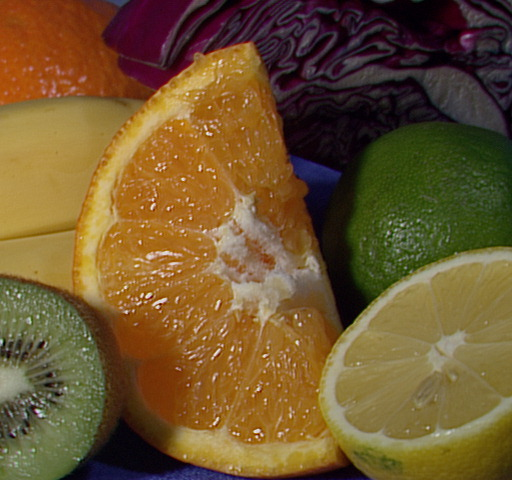
//> input picture fruits.jpg, 512 x 480 px
$ ./gray_trans ../fruits.jpg   (built with g++ and OpenCV 4)
//> lines starting //> are read from the running program, lines starting //| are printed output that depends on the picture
#include <iostream>
#include <cmath> // exp()

#include "opencv2/imgproc/imgproc.hpp"
#include "opencv2/highgui/highgui.hpp"

using namespace std;
using namespace cv;

Mat image;
Mat filtered_image;

// scaling factor for power low transformation
int g = 10;
// scaling factor for log transformation
int alpha = 100;


void power_law_transformation(int, void*)
{
    // normalizing constant to keep the value [0-255]
    float c = 255 / pow(255 + 1, g / 10.);

    // apply transformation function on each pixel in the image
    for (int row = 0; row < image.rows; row++) {
        for (int col = 0; col < image.cols; col++) {
            filtered_image.at<uchar>(row,col) = round(c * pow(image.at<uchar>(row,col) + 1, g / 10.));
        }
    }

    imshow("Power law transformation", filtered_image);
}


void log_transformation(int, void*)
{
    // scaling factor
    float scale = exp(alpha / 1000.0) - 1.0;

    // normalizing constant to keep the value [0-255]
    float c = 255 / log(1 + scale * 255);

    // apply transformation function on each pixel in the image
    for (int row = 0; row < image.rows; row++) {
        for (int col = 0; col < image.cols; col++) {
            filtered_image.at<uchar>(row,col) = round(c * log(1 + scale * image.at<uchar>(row,col)));
        }
    }

    imshow("Log transformation", filtered_image);
}


void negative_transformation(int, void*)
{
    // apply transformation function on each pixel in the image
    for (int row = 0; row < image.rows; row++) {
        for (int col = 0; col < image.cols; col++) {
            filtered_image.at<uchar>(row,col) = 255 - image.at<uchar>(row,col);
        }
    }

    imshow("Negative transformation", filtered_image);
}


int main(int argc, char const *argv[])
{
    if (argc != 2) {
        cout << "Usage: ./gray_trans image" << endl;

        return 1;
    }

    image = imread(argv[1], CV_LOAD_IMAGE_GRAYSCALE);
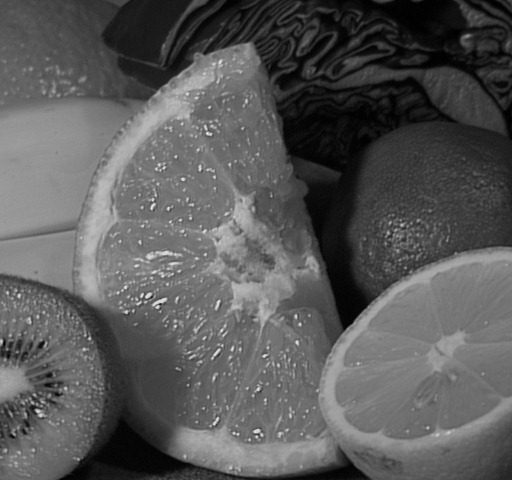
//> image: 480 rows x 512 cols, CV_8UC1; min 0, max 238, mean 88.7

    if (image.empty()) {
        cerr << "Error: Cannot read '" << argv[1] << "'" << endl;

        return 1;
    }

    filtered_image = Mat::zeros(image.size(), image.type());

    // create interactive scene
    namedWindow("Power law transformation", 1);
    createTrackbar("gamma", "Power law transformation", &g, 127, power_law_transformation);

    namedWindow("Log transformation", 1);
    createTrackbar("alpha", "Log transformation", &alpha, 1200, log_transformation);

    namedWindow("Negative transformation", 1);


    // initial rendering
    power_law_transformation(0, 0);
    log_transformation(0, 0);
//> after the loop in log_transformation, `for (int row = 0; row < image.rows; row++)`:
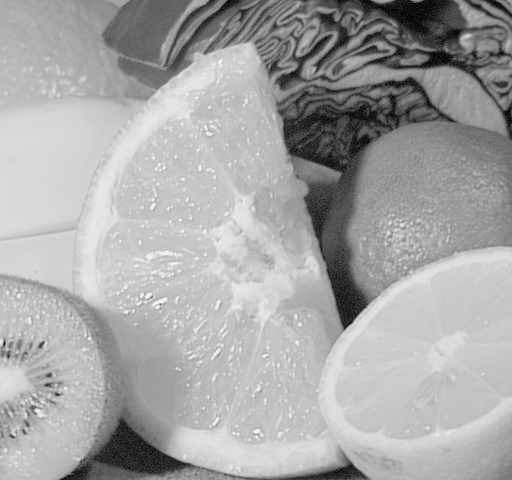
//> filtered_image: 480 rows x 512 cols, CV_8UC1; min 0, max 250, mean 166.3
    negative_transformation(0, 0);
//> after the loop in negative_transformation, `for (int row = 0; row < image.rows; row++)`:
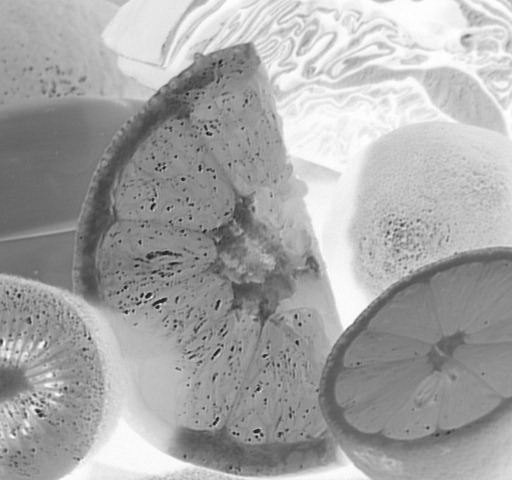
//> filtered_image: 480 rows x 512 cols, CV_8UC1; min 17, max 255, mean 166.3

    // wait indefinitly on a key stroke
    waitKey(0);

    return 0;
}
